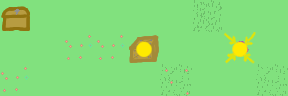

A 2D game scene composited from a Tiled map and its tileset images. What follows is a short description and the map's XML, with each tile layer's data collapsed to a summary:
An orthogonal 9x3 tile map with 32x32 px tiles, 4 tile layers (Kachelebene 1, collision, entities, connections).

<map version="1.0" orientation="orthogonal" width="9" height="3" tilewidth="32" tileheight="32">
 <properties>
  <property name="description" value="thought we should tell you that secret" />
 </properties>
 <tileset firstgid="1" name="tileset" tilewidth="32" tileheight="32">
  <image source="tileset.png" width="256" height="256" />
 </tileset>
 <layer name="Kachelebene 1" width="9" height="3">
  <data>[27 cells, 27 non-empty, 5 distinct tile ids]</data>
 </layer>
 <layer name="collision" width="9" height="3">
  <data>[27 cells, 0 non-empty, 0 distinct tile ids]</data>
 </layer>
 <layer name="entities" width="9" height="3">
  <data>[27 cells, 3 non-empty, 3 distinct tile ids]</data>
 </layer>
 <layer name="connections" width="9" height="3">
  <data>[27 cells, 2 non-empty, 1 distinct tile ids]</data>
 </layer>
</map>
